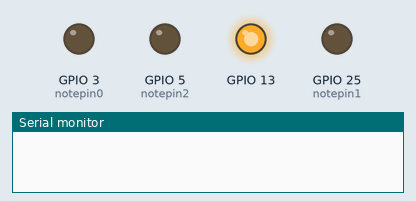
The sketch below on a simulated ESP32. On the bench: output pins drawn as LEDs (lit = HIGH), the last lines printed to the serial monitor.

Above: at 0.1 s.
At 1.6 s:
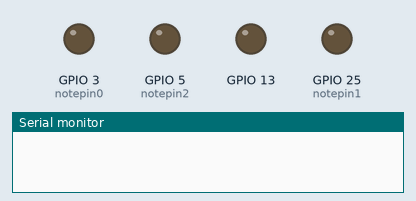
At 2.5 s:
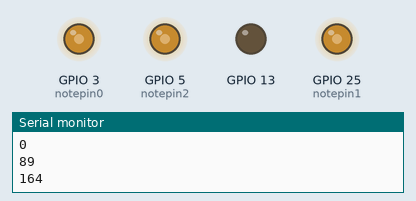
At 14.56 s:
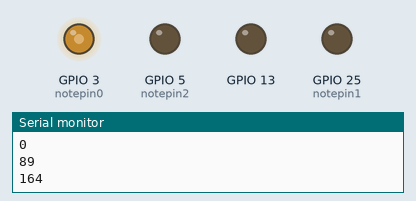
At 20.8 s:
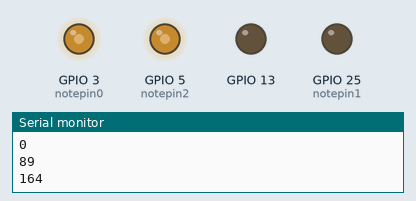
At 33.3 s:
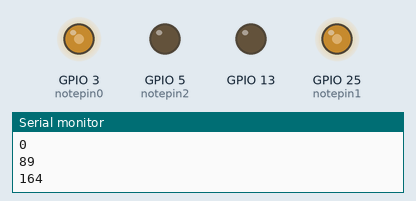
Timing chart, 0 to 40.0 s (numbered marks = the images above):
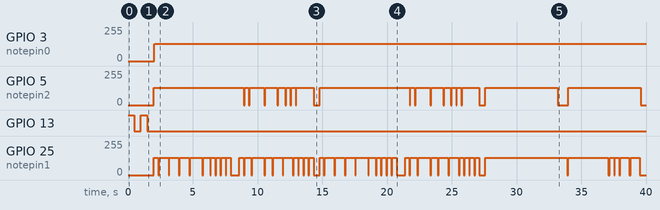

Measured:
- by itself, GPIO 3 (notepin0): 0/255 → 128/255 at 2.0 s

The sketch:

tetris_teensy.ino
```cpp
#include <pitches.h>

int melody0[] = {
};

int start_time0[] = {
};

int duration0[] = {
};

int melody1[] = {
NOTE_E5,
NOTE_B4,
NOTE_C5,
NOTE_D5,
NOTE_C5,
NOTE_B4,
NOTE_A4,
NOTE_A4,
NOTE_C5,
NOTE_E5,
NOTE_D5,
NOTE_C5,
NOTE_B4,
NOTE_C5,
NOTE_D5,
NOTE_E5,
NOTE_C5,
NOTE_A4,
NOTE_A4,
NOTE_D5,
NOTE_F5,
NOTE_A5,
NOTE_G5,
NOTE_F5,
NOTE_E5,
NOTE_C5,
NOTE_E5,
NOTE_D5,
NOTE_C5,
NOTE_B4,
NOTE_B4,
NOTE_C5,
NOTE_D5,
NOTE_E5,
NOTE_C5,
NOTE_A4,
NOTE_A4,
NOTE_E5,
NOTE_B4,
NOTE_C5,
NOTE_D5,
NOTE_C5,
NOTE_B4,
NOTE_A4,
NOTE_A4,
NOTE_C5,
NOTE_E5,
NOTE_D5,
NOTE_C5,
NOTE_B4,
NOTE_C5,
NOTE_D5,
NOTE_E5,
NOTE_C5,
NOTE_A4,
NOTE_A4,
NOTE_D5,
NOTE_F5,
NOTE_A5,
NOTE_G5,
NOTE_F5,
NOTE_E5,
NOTE_C5,
NOTE_E5,
NOTE_D5,
NOTE_C5,
NOTE_B4,
NOTE_B4,
NOTE_C5,
NOTE_D5,
NOTE_E5,
NOTE_C5,
NOTE_A4,
NOTE_A4,
NOTE_E3,
NOTE_C3,
NOTE_D3,
NOTE_B2,
NOTE_C3,
NOTE_A2,
NOTE_GS2,
NOTE_E3,
NOTE_C3,
NOTE_D3,
NOTE_B2,
NOTE_C3,
NOTE_E3,
NOTE_A3,
NOTE_GS3,
};

int start_time1[] = {
0.0,
400000.0,
600000.0,
800000.0,
1200000.0,
1400000.0,
1600000.0,
2000000.0,
2200000.0,
2400000.0,
2800000.0,
3000000.0,
3200000.0,
3800000.0,
4000000.0,
4400000.0,
4800000.0,
5200000.0,
5600000.0,
6600000.0,
7000000.0,
7200000.0,
7600000.0,
7800000.0,
8000000.0,
8600000.0,
8800000.0,
9200000.0,
9400000.0,
9600000.0,
10000000.0,
10200000.0,
10400000.0,
10800000.0,
11200000.0,
11600000.0,
12000000.0,
12800000.0,
13200000.0,
13400000.0,
13600000.0,
14000000.0,
14200000.0,
14400000.0,
14800000.0,
15000000.0,
15200000.0,
15600000.0,
15800000.0,
16000000.0,
16600000.0,
16800000.0,
17200000.0,
17600000.0,
18000000.0,
18400000.0,
19400000.0,
19800000.0,
20000000.0,
20400000.0,
20600000.0,
20800000.0,
21400000.0,
21600000.0,
22000000.0,
22200000.0,
22400000.0,
22800000.0,
23000000.0,
23200000.0,
23600000.0,
24000000.0,
24400000.0,
24800000.0,
25600000.0,
26400000.0,
27200000.0,
28000000.0,
28800000.0,
29600000.0,
30400000.0,
32000000.0,
32800000.0,
33600000.0,
34400000.0,
35200000.0,
35600000.0,
36000000.0,
36800000.0,
};

int duration1[] = {
333333.333333,
195833.333333,
195833.333333,
333333.333333,
195833.333333,
195833.333333,
333333.333333,
195833.333333,
195833.333333,
333333.333333,
195833.333333,
195833.333333,
533333.333333,
195833.333333,
333333.333333,
333333.333333,
333333.333333,
333333.333333,
333333.333333,
333333.333333,
195833.333333,
333333.333333,
195833.333333,
195833.333333,
533333.333333,
195833.333333,
333333.333333,
195833.333333,
195833.333333,
333333.333333,
195833.333333,
195833.333333,
333333.333333,
333333.333333,
333333.333333,
333333.333333,
333333.333333,
333333.333333,
195833.333333,
195833.333333,
333333.333333,
195833.333333,
195833.333333,
333333.333333,
195833.333333,
195833.333333,
333333.333333,
195833.333333,
195833.333333,
533333.333333,
195833.333333,
333333.333333,
333333.333333,
333333.333333,
333333.333333,
333333.333333,
333333.333333,
195833.333333,
333333.333333,
195833.333333,
195833.333333,
533333.333333,
195833.333333,
333333.333333,
195833.333333,
195833.333333,
333333.333333,
195833.333333,
195833.333333,
333333.333333,
333333.333333,
333333.333333,
333333.333333,
333333.333333,
800000.0,
800000.0,
800000.0,
800000.0,
800000.0,
800000.0,
1500000.0,
800000.0,
800000.0,
800000.0,
700000.0,
333333.333333,
333333.333333,
700000.0,
700000.0,
};

int melody2[] = {
NOTE_E2,
NOTE_E3,
NOTE_E2,
NOTE_E3,
NOTE_E2,
NOTE_E3,
NOTE_E2,
NOTE_E3,
NOTE_A2,
NOTE_A3,
NOTE_A2,
NOTE_A3,
NOTE_A2,
NOTE_A3,
NOTE_A2,
NOTE_A3,
NOTE_GS2,
NOTE_GS3,
NOTE_GS2,
NOTE_GS3,
NOTE_E2,
NOTE_E3,
NOTE_E2,
NOTE_E3,
NOTE_A2,
NOTE_A3,
NOTE_A2,
NOTE_A3,
NOTE_A2,
NOTE_A3,
NOTE_B2,
NOTE_C3,
NOTE_D3,
NOTE_D2,
NOTE_D2,
NOTE_D2,
NOTE_A2,
NOTE_F2,
NOTE_C2,
NOTE_C3,
NOTE_C3,
NOTE_C2,
NOTE_G2,
NOTE_G2,
NOTE_B2,
NOTE_B3,
NOTE_B3,
NOTE_E3,
NOTE_GS3,
NOTE_A2,
NOTE_E3,
NOTE_A2,
NOTE_E3,
NOTE_A2,
NOTE_E2,
NOTE_E3,
NOTE_E2,
NOTE_E3,
NOTE_E2,
NOTE_E3,
NOTE_E2,
NOTE_E3,
NOTE_A2,
NOTE_A3,
NOTE_A2,
NOTE_A3,
NOTE_A2,
NOTE_A3,
NOTE_A2,
NOTE_A3,
NOTE_GS2,
NOTE_GS3,
NOTE_GS2,
NOTE_GS3,
NOTE_E2,
NOTE_E3,
NOTE_E2,
NOTE_E3,
NOTE_A2,
NOTE_A3,
NOTE_A2,
NOTE_A3,
NOTE_A2,
NOTE_A3,
NOTE_B2,
NOTE_C3,
NOTE_D3,
NOTE_D2,
NOTE_D2,
NOTE_D2,
NOTE_A2,
NOTE_F2,
NOTE_C2,
NOTE_C3,
NOTE_C3,
NOTE_C2,
NOTE_G2,
NOTE_G2,
NOTE_B2,
NOTE_B3,
NOTE_B3,
NOTE_E3,
NOTE_GS3,
NOTE_A2,
NOTE_E3,
NOTE_A2,
NOTE_E3,
NOTE_A2,
NOTE_A3,
NOTE_E4,
NOTE_A3,
NOTE_E4,
NOTE_A3,
NOTE_E4,
NOTE_A3,
NOTE_E4,
NOTE_GS3,
NOTE_E4,
NOTE_GS3,
NOTE_E4,
NOTE_GS3,
NOTE_E4,
NOTE_GS3,
NOTE_E4,
NOTE_A3,
NOTE_E4,
NOTE_A3,
NOTE_E4,
NOTE_A3,
NOTE_E4,
NOTE_A3,
NOTE_E4,
NOTE_GS3,
NOTE_E4,
NOTE_GS3,
NOTE_E4,
NOTE_A3,
NOTE_E4,
NOTE_A3,
NOTE_E4,
NOTE_A3,
NOTE_E4,
NOTE_A3,
NOTE_E4,
NOTE_GS3,
NOTE_E4,
NOTE_GS3,
NOTE_E4,
NOTE_GS3,
NOTE_E4,
NOTE_GS3,
NOTE_E4,
NOTE_A3,
NOTE_E4,
NOTE_A3,
NOTE_E4,
NOTE_A3,
NOTE_E4,
NOTE_A3,
NOTE_E4,
NOTE_GS3,
NOTE_E4,
NOTE_GS3,
NOTE_E4,
};

int start_time2[] = {
0.0,
200000.0,
400000.0,
600000.0,
800000.0,
1000000.0,
1200000.0,
1400000.0,
1600000.0,
1800000.0,
2000000.0,
2200000.0,
2400000.0,
2600000.0,
2800000.0,
3000000.0,
3200000.0,
3400000.0,
3600000.0,
3800000.0,
4000000.0,
4200000.0,
4400000.0,
4600000.0,
4800000.0,
5000000.0,
5200000.0,
5400000.0,
5600000.0,
5800000.0,
6000000.0,
6200000.0,
6400000.0,
6600000.0,
7000000.0,
7400000.0,
7600000.0,
7800000.0,
8000000.0,
8200000.0,
8600000.0,
8800000.0,
9000000.0,
9200000.0,
9600000.0,
9800000.0,
10200000.0,
10600000.0,
11000000.0,
11200000.0,
11400000.0,
11600000.0,
11800000.0,
12000000.0,
12800000.0,
13000000.0,
13200000.0,
13400000.0,
13600000.0,
13800000.0,
14000000.0,
14200000.0,
14400000.0,
14600000.0,
14800000.0,
15000000.0,
15200000.0,
15400000.0,
15600000.0,
15800000.0,
16000000.0,
16200000.0,
16400000.0,
16600000.0,
16800000.0,
17000000.0,
17200000.0,
17400000.0,
17600000.0,
17800000.0,
18000000.0,
18200000.0,
18400000.0,
18600000.0,
18800000.0,
19000000.0,
19200000.0,
19400000.0,
19800000.0,
20200000.0,
20400000.0,
20600000.0,
20800000.0,
21000000.0,
21400000.0,
21600000.0,
21800000.0,
22000000.0,
22400000.0,
22600000.0,
23000000.0,
23400000.0,
23800000.0,
24000000.0,
24200000.0,
24400000.0,
24600000.0,
24800000.0,
25600000.0,
25800000.0,
26000000.0,
26200000.0,
26400000.0,
26600000.0,
26800000.0,
27000000.0,
27200000.0,
27400000.0,
27600000.0,
27800000.0,
28000000.0,
28200000.0,
28400000.0,
28600000.0,
28800000.0,
29000000.0,
29200000.0,
29400000.0,
29600000.0,
29800000.0,
30000000.0,
30200000.0,
30400000.0,
30600000.0,
30800000.0,
31000000.0,
32000000.0,
32200000.0,
32400000.0,
32600000.0,
32800000.0,
33000000.0,
33200000.0,
33400000.0,
33600000.0,
33800000.0,
34000000.0,
34200000.0,
34400000.0,
34600000.0,
34800000.0,
35000000.0,
35200000.0,
35400000.0,
35600000.0,
35800000.0,
36000000.0,
36200000.0,
36400000.0,
36600000.0,
36800000.0,
37000000.0,
37200000.0,
37400000.0,
};

int duration2[] = {
195833.333333,
195833.333333,
195833.333333,
195833.333333,
195833.333333,
195833.333333,
195833.333333,
195833.333333,
195833.333333,
195833.333333,
195833.333333,
195833.333333,
195833.333333,
195833.333333,
195833.333333,
195833.333333,
195833.333333,
195833.333333,
195833.333333,
195833.333333,
195833.333333,
195833.333333,
195833.333333,
195833.333333,
195833.333333,
195833.333333,
195833.333333,
195833.333333,
195833.333333,
195833.333333,
195833.333333,
195833.333333,
195833.333333,
333333.333333,
333333.333333,
195833.333333,
195833.333333,
195833.333333,
195833.333333,
333333.333333,
195833.333333,
195833.333333,
195833.333333,
333333.333333,
195833.333333,
333333.333333,
333333.333333,
333333.333333,
195833.333333,
195833.333333,
195833.333333,
195833.333333,
195833.333333,
333333.333333,
195833.333333,
195833.333333,
195833.333333,
195833.333333,
195833.333333,
195833.333333,
195833.333333,
195833.333333,
195833.333333,
195833.333333,
195833.333333,
195833.333333,
195833.333333,
195833.333333,
195833.333333,
195833.333333,
195833.333333,
195833.333333,
195833.333333,
195833.333333,
195833.333333,
195833.333333,
195833.333333,
195833.333333,
195833.333333,
195833.333333,
195833.333333,
195833.333333,
195833.333333,
195833.333333,
195833.333333,
195833.333333,
195833.333333,
333333.333333,
333333.333333,
195833.333333,
195833.333333,
195833.333333,
195833.333333,
333333.333333,
195833.333333,
195833.333333,
195833.333333,
333333.333333,
195833.333333,
333333.333333,
333333.333333,
333333.333333,
195833.333333,
195833.333333,
195833.333333,
195833.333333,
195833.333333,
333333.333333,
195833.333333,
195833.333333,
195833.333333,
195833.333333,
195833.333333,
195833.333333,
195833.333333,
195833.333333,
195833.333333,
195833.333333,
195833.333333,
195833.333333,
195833.333333,
195833.333333,
195833.333333,
195833.333333,
195833.333333,
195833.333333,
195833.333333,
195833.333333,
195833.333333,
195833.333333,
195833.333333,
195833.333333,
195833.333333,
195833.333333,
195833.333333,
195833.333333,
195833.333333,
195833.333333,
195833.333333,
195833.333333,
195833.333333,
195833.333333,
195833.333333,
195833.333333,
195833.333333,
195833.333333,
195833.333333,
195833.333333,
195833.333333,
195833.333333,
195833.333333,
195833.333333,
195833.333333,
195833.333333,
195833.333333,
195833.333333,
195833.333333,
195833.333333,
195833.333333,
195833.333333,
195833.333333,
195833.333333,
195833.333333,
195833.333333,
};


int main_cycle_usec = 10;
int master_time = 0;

int notepin0 = 3;
int notepin2 = 5;
int notepin1 = 25;

int elapsed0 = 0;
int elapsed1 = 0;
int elapsed2 = 0;

int state0 = 0;
int state1 = 0;
int state2 = 0;

void setup() {
  Serial.begin(9600);
  pinMode(13, OUTPUT);
  pinMode(notepin0, OUTPUT);
  pinMode(notepin1, OUTPUT);
  pinMode(notepin2, OUTPUT);

  digitalWrite(13, HIGH);
  delay(500);
  digitalWrite(13, LOW);
  delay(500);
  digitalWrite(13, HIGH);
  delay(500);
  digitalWrite(13, LOW);
  delay(500);
//  tone(3, 40);
//  tone(9, 440);

}

float current_time;

int size0 = sizeof(melody0)/sizeof(melody0[0]);
int size1 = sizeof(melody1)/sizeof(melody1[0]);
int size2 = sizeof(melody2)/sizeof(melody2[0]);


void loop() {
  Serial.println(size0);
  Serial.println(size1);
  Serial.println(size2);

  int usec2 = 0;//(1000000/freq2)/2;

  int end0 = 0;
  int end1 = 0;
  int end2 = 0;

  int i = -1;
  int j = -1;
  int k = -1;

  int note0_active = 0;
  float note0_start = 0;
  float note0_end = micros();
  float wait_time0 = 0;

  int note1_active = 0;
  float note1_start = 0;
  float note1_end = micros();
  float wait_time1 = 0;

  int note2_active = 0;
  float note2_start = 0;
  float note2_end = micros();
  float wait_time2 = 0;

  float start_time = micros();

  while(1){

    current_time = micros();


    // ### VOICE 0 ### //

    if (!note0_active){
      // Check if voice is already done, do nothing if True
      if (end0){
        i;
      }
      // Check if note needs to start
      else if ((current_time - note0_end) >= wait_time0){
        i++;
//        Serial.print("I: ");
//        Serial.println(i);
        note0_active = 1;
        analogWriteFrequency(notepin0, melody0[i]);
        analogWrite(notepin0, 128);
        note0_start = micros();
      }
    }
    else{
      // Check if note needs to end
      if ((current_time - note0_start) >= duration0[i]){
        note0_active = 0;
        analogWrite(notepin0, 0);

        // Check if already at song end
        if (i+1 == size0){
//          Serial.println("END0");
          end0 = 1;
        }
        else{
          note0_end = micros();
          wait_time0 = start_time0[i+1] - (start_time0[i] + duration0[i]); // consider hardcoding this to reduce cycle time
        }
      }
    }


    // ### VOICE 1 ### //

    if (!note1_active){
      // Check if voice is already done, do nothing if True
      if (end1){
        j;
      }
      // Check if note needs to start
      else if ((current_time - note1_end) >= wait_time1){
        j++;
//        Serial.print("J: ");
//        Serial.println(j);
        note1_active = 1;
        analogWriteFrequency(notepin1, melody1[j]);
        analogWrite(notepin1, 128);
        note1_start = micros();
      }
    }
    else{
      // Check if note needs to end
      if ((current_time - note1_start) >= duration1[j]){
        note1_active = 0;
        analogWrite(notepin1, 0);

        // Check if already at song end
        if (j+1 == size1){
//          Serial.println("END1");
          end1 = 1;
        }
        else{
          note1_end = micros();
          wait_time1 = start_time1[j+1] - (start_time1[j] + duration1[j]); // consider hardcoding this to reduce cycle time
        }
      }
    }


    // ### VOICE 2 ### //

    if (!note2_active){
      // Check if voice is already done, do nothing if True
      if (end2){
        k;
      }
      // Check if note needs to start
      else if ((current_time - note2_end) >= wait_time2){
        k++;
//        Serial.print("k: ");
//        Serial.println(k);
        note2_active = 1;
        analogWriteFrequency(notepin2, melody2[k]);
        analogWrite(notepin2, 128);
        note2_start = micros();
      }
    }
    else{
      // Check if note needs to end
      if ((current_time - note2_start) >= duration2[k]){
        note2_active = 0;
        analogWrite(notepin2, 0);

        // Check if already at song end
        if (k+1 == size2){
//          Serial.println("END2");
          end2 = 1;
        }
        else{
          note2_end = micros();
          wait_time2 = start_time2[k+1] - (start_time2[k] + duration2[k]); // consider hardcoding this to reduce cycle time
        }
      }
    }
//
//    if (!note2_active){
//      // Check if voice is already done, do nothing if True
//      if (end2){
//        k;
//      }
//      // Check if note needs to start
//      else if ((current_time - note2_end) >= wait_time2){
//        k++;
////        Serial.print("K: ");
////        Serial.println(k);
//        note2_active = 1;
//        digitalWrite(notepin2, HIGH);
//        elapsed2 = 0;
//        note2_start = micros();
//        usec2 = (1000000/melody2[k])/2;
//      }
//    }
//    else{
//      // Check if note needs to end
//      if ((current_time - note2_start) >= duration2[k]){
//        note2_active = 0;
//        digitalWrite(notepin2, LOW);
//
//        // Check if already at song end
//        if (k+1 == size2){
////          Serial.println("END2");
//          end2 = 1;
//        }
//        else{
//          note2_end = micros();
//          wait_time2 = start_time2[k+1] - (start_time2[k] + duration2[k]); // consider hardcoding this to reduce cycle time
//        }
//      }

//      // If didn't end, check proper note state and set if needed
//      if (elapsed2 > usec2){
//        state2 = !state2;
//        digitalWrite(notepin2, state2);
//        elapsed2 = 0;
//      }
//    }

    // If all voices are finished, break out of while loop and play song again
    if (end0 & end1 & end2){
      break;
    }

//    elapsed2 += main_cycle_usec;
    delayMicroseconds(main_cycle_usec);
  }

  digitalWrite(13, HIGH);
  delay(500);
  digitalWrite(13, LOW);
  delay(500);
  digitalWrite(13, HIGH);
  delay(500);
  digitalWrite(13, LOW);
  delay(500);
}
```
